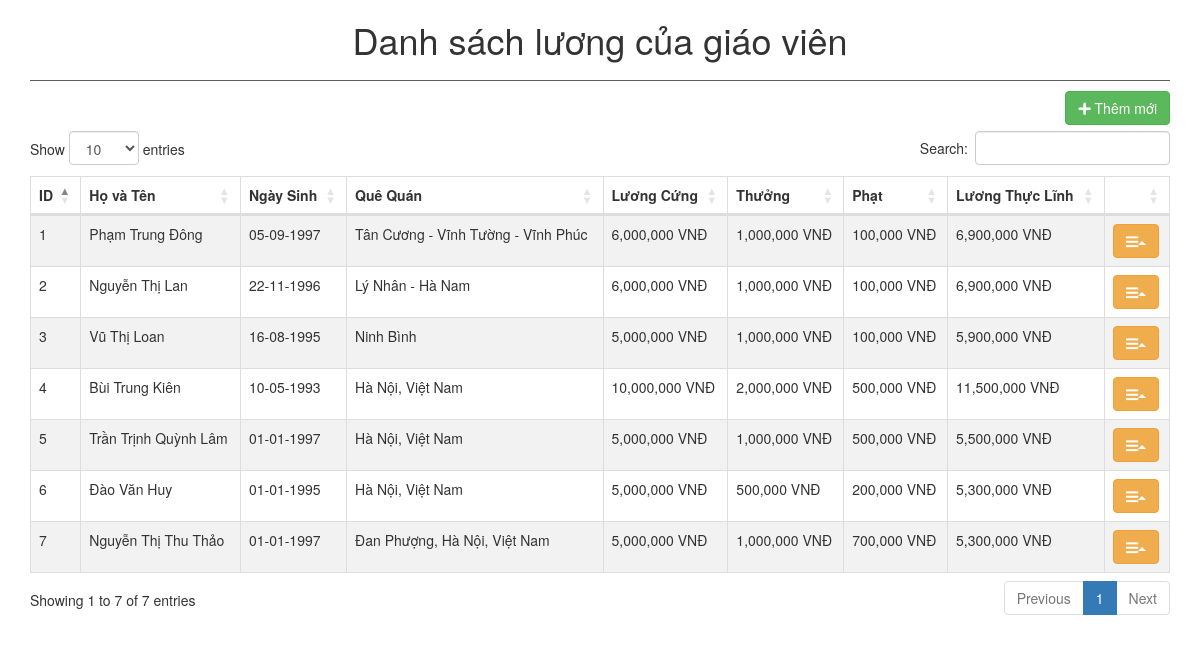
The page / on the database its author committed.
### tables this page shows
CREATE TABLE `tblcbgv` (
  `cbgv_id` int(11) NOT NULL,
  `cbgv_name` varchar(30) NOT NULL,
  `cbgv_birthday` date NOT NULL,
  `cbgv_address` varchar(300) NOT NULL,
  `cbgv_luongcung` double NOT NULL,
  `cbgv_luongthuong` double NOT NULL,
  `cbgv_luongphat` double NOT NULL,
  `cbgv_luonglinhthuc` double NOT NULL
);

### index.php (called while the page is built)
<?php
	include "model/Repor.php";
	include "config/Config.php";
	$controller = isset($_GET["controller"])?$_GET["controller"]:"";
	if($controller != ""){
		$controller = "controller/Controller_$controller.php";
	}
	else{
		$controller = "controller/Controller_CBGV.php";
	}
	include "view/Master.php";
 ?>

### controller/Controller_CBGV.php (called while the page is built, shortened)
<?php
	class Controller_CBGV{
		public function __construct(){
			$this->model= new Repor();
			$list=$this->model->get_list();
			include "view/View_CBGV.php";
		}
	}
	new Controller_CBGV();
?>

### model/Repor.php (called while the page is built, shortened)
<?php
include "Conection.php";
class Repor
{
	protected $_cnn;
	public function __construct()
	{
		$this->_cnn = new Conection();
	}
	public function get_list(){
		return $this->_cnn->get_list(self::tblcbgv);
	}
}
?>

### config/Config.php (called while the page is built)
<?php
class Config
{
	function connect()
	{
		$hostname = "localhost";
		$user = "root";
		$password = "";
		$database = "db_cbgv";
		$db = mysqli_connect($hostname,$user,$password,$database) or die("Kết nối thất bại!");
		mysqli_set_charset($db,"UTF8");
		return $db;
	}
}
?>

### model/Conection.php (called while the page is built, shortened)
<?php
class Conection
{
	public function get_list($table)
	{
		$db = new Config();
		$sql="SELECT * FROM $table";
		$result = mysqli_query($db->connect(),$sql);
		$arr = array();
		while($rows = mysqli_fetch_object($result))
			$arr[] = $rows;
		return $arr;
	}
}

### view/View_CBGV.php (the view, shortened to what this page needs)
<h1>Danh sách lương của giáo viên</h1>
<div class="button">
	<a href="them-can-bo-giao-vien.html" class="btn btn-success btn-md"> <i class="fa fa-plus"></i> Thêm mới</a>
</div>
<br/><br/>
<table id="listcbgv" class="table table-striped table-bordered" style="width:100%">
	<thead>
		<tr>
			<th>ID</th>
			<th>Họ và Tên</th>
			<th>Ngày Sinh</th>
			<th>Quê Quán</th>
			<th>Lương Cứng</th>
			<th>Thưởng</th>
			<th>Phạt</th>
			<th>Lương Thực Lĩnh</th>
			<th></th>
		</tr>
	</thead>
	<tbody>
		<?php foreach ($list as $cbgv) {
			?>
			<tr>
				<td><?php echo $cbgv->cbgv_id; ?></td>
				<td><?php echo $cbgv->cbgv_name; ?></td>
				<td><?php echo date("d-m-Y", strtotime($cbgv->cbgv_birthday)); ?></td>
				<td><?php echo $cbgv->cbgv_address; ?></td>
				<td><?php echo number_format($cbgv->cbgv_luongcung);?> VNĐ</td>
				<td><?php echo number_format($cbgv->cbgv_luongthuong); ?> VNĐ</td>
				<td><?php echo number_format($cbgv->cbgv_luongphat);?> VNĐ</td>
				<td><?php echo number_format($cbgv->cbgv_luonglinhthuc);?> VNĐ</td>
				<td class="center">
					<div class="btn-group dropup">
						<button data-toggle="dropdown" class="btn btn-warning dropdown-toggle" type="button"><i class="fa fa-bars m-r-5"></i><span class="caret"></span></button>
					</div>
				</td>
			</tr>
		<?php } ?>
	</tbody>
</table>

### view/Master.php (shortened to what this page needs)
<!DOCTYPE html>
<html lang="en">
<head>
	<link rel="stylesheet" href="https://maxcdn.bootstrapcdn.com/bootstrap/3.3.7/css/bootstrap.min.css" type="text/css">
	<link rel="stylesheet" href="https://use.fontawesome.com/releases/v5.8.1/css/all.css">
	<link rel="stylesheet" type="text/css" href="https://cdn.datatables.net/1.10.18/css/dataTables.bootstrap4.css"/>
	<link rel="stylesheet" href="public/css/Styles.css">
</head>
<body>
	<div class="container">
		<?php
		if(file_exists($controller))
			include $controller;
		?>
	</div>
</body>
</html>

### public/css/Styles.css (style rules this page uses)
.container h1 { text-align: center; margin-bottom: 10px; padding-bottom: 20px; border-bottom: 1px solid #605D5D; }
.button { float: right; }

### rows shown on the page
tblcbgv: cbgv_id "1", cbgv_name "Phạm Trung Đông", cbgv_birthday "05-09-1997", cbgv_address "Tân Cương - Vĩnh Tường - Vĩnh Phúc", cbgv_luongcung "6,000,000", cbgv_luongthuong "1,000,000", cbgv_luongphat "100,000", cbgv_luonglinhthuc "6,900,000"
tblcbgv: cbgv_id "2", cbgv_name "Nguyễn Thị Lan", cbgv_birthday "22-11-1996", cbgv_address "Lý Nhân - Hà Nam", cbgv_luongcung "6,000,000", cbgv_luongthuong "1,000,000", cbgv_luongphat "100,000", cbgv_luonglinhthuc "6,900,000"
tblcbgv: cbgv_id "3", cbgv_name "Vũ Thị Loan", cbgv_birthday "16-08-1995", cbgv_address "Ninh Bình", cbgv_luongcung "5,000,000", cbgv_luongthuong "1,000,000", cbgv_luongphat "100,000", cbgv_luonglinhthuc "5,900,000"
tblcbgv: cbgv_id "4", cbgv_name "Bùi Trung Kiên", cbgv_birthday "10-05-1993", cbgv_address "Hà Nội, Việt Nam", cbgv_luongcung "10,000,000", cbgv_luongthuong "2,000,000", cbgv_luongphat "500,000", cbgv_luonglinhthuc "11,500,000"
tblcbgv: cbgv_id "5", cbgv_name "Trần Trịnh Quỳnh Lâm", cbgv_birthday "01-01-1997", cbgv_address "Hà Nội, Việt Nam", cbgv_luongcung "5,000,000", cbgv_luongthuong "1,000,000", cbgv_luongphat "500,000", cbgv_luonglinhthuc "5,500,000"
tblcbgv: cbgv_id "6", cbgv_name "Đào Văn Huy", cbgv_birthday "01-01-1995", cbgv_address "Hà Nội, Việt Nam", cbgv_luongcung "5,000,000", cbgv_luongthuong "500,000", cbgv_luongphat "200,000", cbgv_luonglinhthuc "5,300,000"
tblcbgv: cbgv_id "7", cbgv_name "Nguyễn Thị Thu Thảo", cbgv_birthday "01-01-1997", cbgv_address "Đan Phượng, Hà Nội, Việt Nam", cbgv_luongcung "5,000,000", cbgv_luongthuong "1,000,000", cbgv_luongphat "700,000", cbgv_luonglinhthuc "5,300,000"
